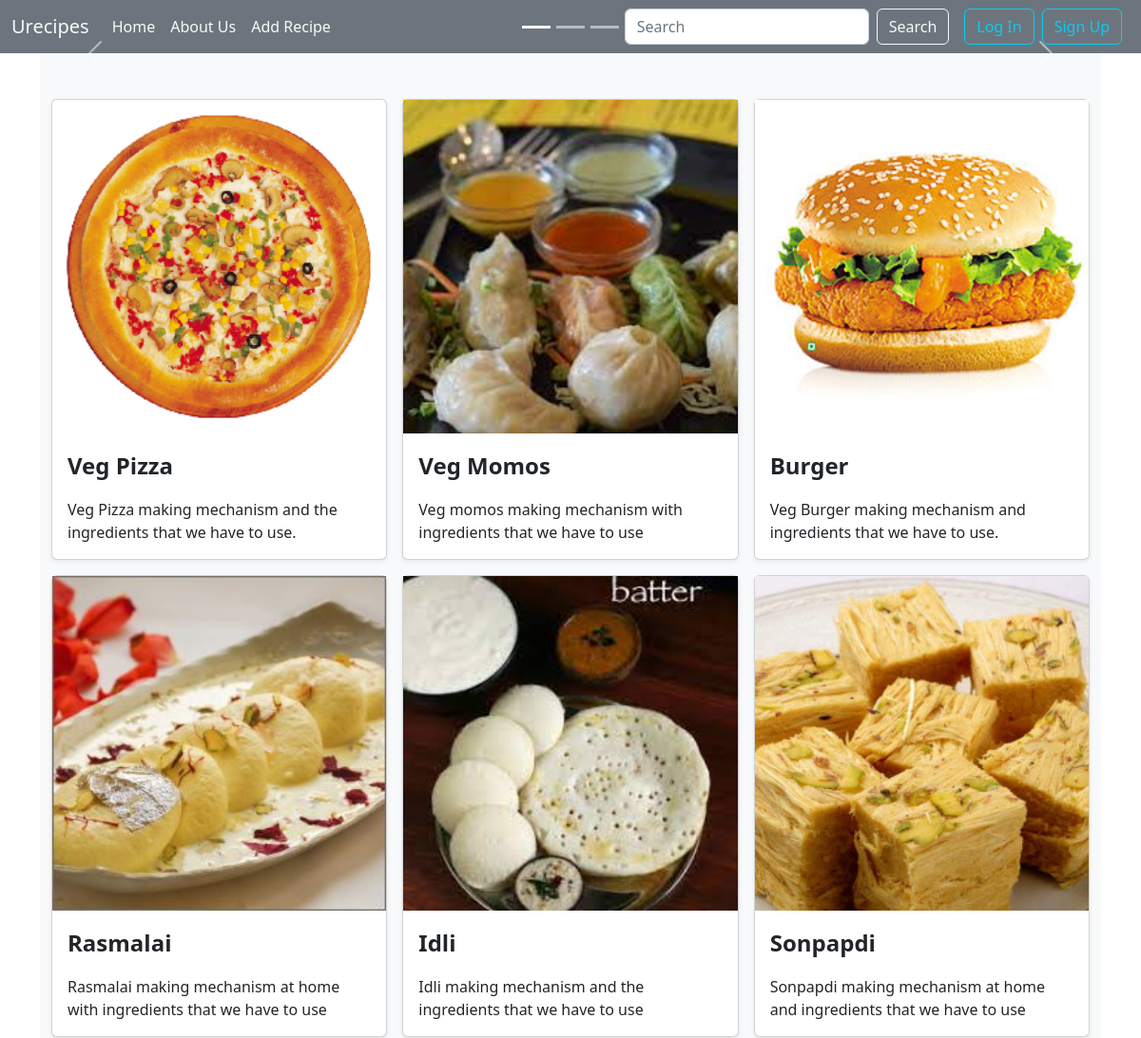
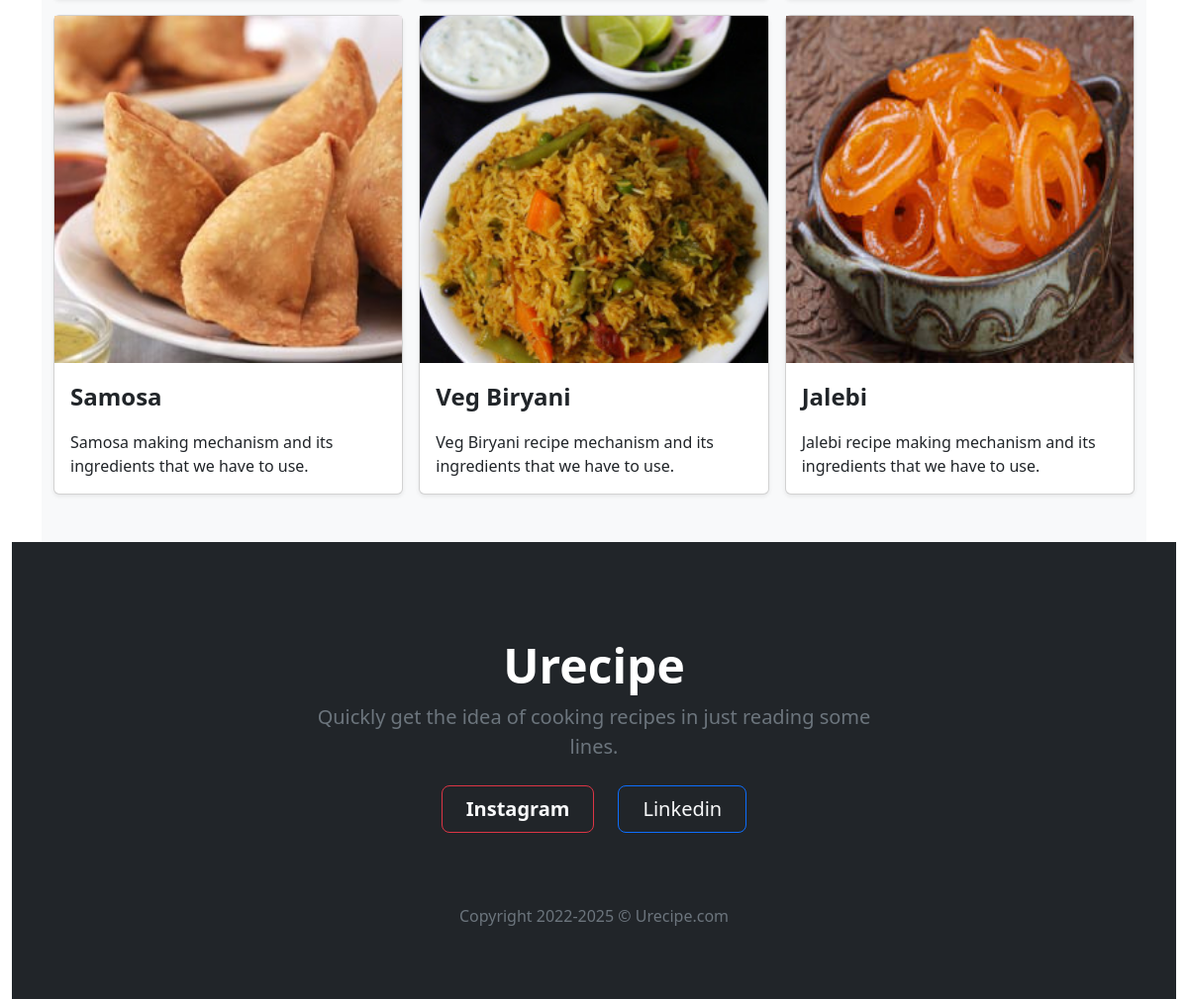
The page / on the database its author committed (2 pictures, top to bottom).
### app/models.py (models this page shows, shortened)
class Urecipe(models.Model):
    recipe_image = models.ImageField(upload_to = "pics")
    recipe_name = models.CharField(max_length=100)
    recipe_desc = models.CharField(max_length=250)
    recipe_ingredients = models.TextField()
    recipe_steps = models.TextField()
    date_added = models.DateTimeField(auto_now_add=True)
    owner = models.ForeignKey(User,on_delete=models.CASCADE)

### app/views.py (the view, shortened to what this page needs)
# urls.py: path('',views.index,name="index"),
def index(request):
    recipes = Urecipe.objects.all()
    loginuser = True
    if loginuser:
        params = {'recipes':recipes}
    else:
        params ={ 'recipes':recipes,'user':user}
    return render(request, 'app/index.html',params)

### app/templates/app/index.html (shortened to what this page needs)
{% extends "app/base.html"%}
{% block content %}
<div class="container-fluid">
  <div id="myCarousel" class="carousel slide" data-bs-ride="carousel">
    <div class="carousel-indicators">
      <button type="button" data-bs-target="#myCarousel" data-bs-slide-to="0" class="active" aria-label="Slide 1"
        aria-current="true"></button>
      <button type="button" data-bs-target="#myCarousel" data-bs-slide-to="1" aria-label="Slide 2" class=""></button>
      <button type="button" data-bs-target="#myCarousel" data-bs-slide-to="2" aria-label="Slide 3" class=""></button>
    </div>
    <button class="carousel-control-prev" type="button" data-bs-target="#myCarousel" data-bs-slide="prev">
      <span class="carousel-control-prev-icon" aria-hidden="true"></span>
    </button>
    <button class="carousel-control-next" type="button" data-bs-target="#myCarousel" data-bs-slide="next">
      <span class="carousel-control-next-icon" aria-hidden="true"></span>
    </button>
  </div>
</div>
<div class="container">
  <div class="album py-5 bg-light">
    <div class="container">
      <div class="row row-cols-1 row-cols-sm-2 row-cols-md-3 g-3">
        {% for recipe in recipes %}
        <a href="{% url 'app:recipe' recipe.id %}" class="text-decoration-none text-dark">
          <div class="col">
            <div class="card shadow-sm">
              <img src="{{recipe.recipe_image.url}}" alt="">
              <div class="card-body">
                <p class="card-text fw-bold fs-4">{{recipe.recipe_name}}</p>
                <p class="card-text ">{{recipe.recipe_desc}}</p>
              </div>
            </div>
          </div>
        </a>
        {% endfor %}
      </div>
    </div>
  </div>
</div>
{% endblock content %}

### app/templates/app/base.html (shortened to what this page needs)
<!doctype html>
<html lang="en">
<head>
  <link href="https://cdn.jsdelivr.net/npm/bootstrap@5.2.1/dist/css/bootstrap.min.css" rel="stylesheet"
>
</head>
<body>
  <nav class="navbar navbar-expand-lg bg-secondary">
    <div class="container-fluid">
      <a class="navbar-brand text-light" href="/">Urecipes</a>
      <div class="collapse navbar-collapse" id="navbarSupportedContent">
        <ul class="navbar-nav me-auto mb-2 mb-lg-0">
          <li class="nav-item">
            <a class="nav-link active text-light" aria-current="page" href="/">Home</a>
          </li>
          <li class="nav-item">
            <a class="nav-link text-light disabled" href="#">About Us</a>
          </li>
          {% if not user.is_authenticated %}
            <li class="nav-item">
              <a class="nav-link text-light" href="" data-bs-toggle="modal" data-bs-target="#loginModal">Add Recipe</a>
            </li>
          {% else %}
            <li class="nav-item">
              <a class="nav-link text-light" href="/addurecipe/">Add Recipe</a>
            </li>
          {% endif %}
        </ul>
        <form class="d-flex" action="/search/" method="GET">
            <input class="form-control me-2" type="search" placeholder="Search" aria-label="Search" name="query" required>
            <button class="btn btn-outline-light me-3" type="submit">Search</button>
        </form>
        {% if user.is_authenticated %}
          <a href="{% url 'app:logout' %}" class="text-light">Log out</a>
        {% else %}
          <button type="button" class="btn btn-outline-info me-2 " data-bs-toggle="modal" data-bs-target="#loginModal">Log In</button>
          <button type="button" class="btn btn-outline-info me-2" data-bs-toggle="modal" data-bs-target="#signupModal">Sign Up</button>
        {% endif %}
        </div>
    </div>
  </nav>
  {% block content %}
  {% endblock content %}
  <footer class="container-fluid">
    <div class="bg-dark text-secondary px-4 py-5 text-center">
      <div class="py-5">
        <h1 class="display-5 fw-bold text-white">Urecipe</h1>
        <div class="col-lg-6 mx-auto">
          <p class="fs-5 mb-4">Quickly get the idea of cooking recipes in just reading some lines.</p>
          <div class="d-grid gap-2 d-sm-flex justify-content-sm-center">
            <button type="button" class="btn btn-outline-danger btn-lg px-4 me-sm-3 fw-bold"><a href="https://www.instagram.com/iamkeps1/" class="text-decoration-none text-light">Instagram</a></button>
            <button type="button" class="btn btn-outline-primary btn-lg px-4"><a href="https://www.linkedin.com/in/kapil-kumar-5a9218248/" class="text-decoration-none text-light">Linkedin</a></button>
          </div>
        </div>
      </div>
      <div class="my-4 mt-14">
        <p class="mb-0 fs-6">
          Copyright 2022-2025 © Urecipe.com
        </p>
      </div>
    </div>
  </footer>
</body>
</html>

### rows shown on the page
Urecipe: recipe_image (picture), recipe_name "Veg Pizza", recipe_desc "Veg Pizza making mechanism and the ingredients that we have to use."
Urecipe: recipe_image (picture), recipe_name "Veg Momos", recipe_desc "Veg momos making mechanism with ingredients that we have to use"
Urecipe: recipe_image (picture), recipe_name "Burger", recipe_desc "Veg Burger making mechanism and ingredients that we have to use."
Urecipe: recipe_image (picture), recipe_name "Rasmalai", recipe_desc "Rasmalai making mechanism at home with ingredients that we have to use"
Urecipe: recipe_image (picture), recipe_name "Idli", recipe_desc "Idli making mechanism and the ingredients that we have to use"
Urecipe: recipe_image (picture), recipe_name "Sonpapdi", recipe_desc "Sonpapdi making mechanism at home and ingredients that we have to use"
Urecipe: recipe_image (picture), recipe_name "Samosa", recipe_desc "Samosa making mechanism and its ingredients that we have to use."
Urecipe: recipe_image (picture), recipe_name "Veg Biryani", recipe_desc "Veg Biryani recipe mechanism and its ingredients that we have to use."
Urecipe: recipe_image (picture), recipe_name "Jalebi", recipe_desc "Jalebi recipe making mechanism and its ingredients that we have to use."
